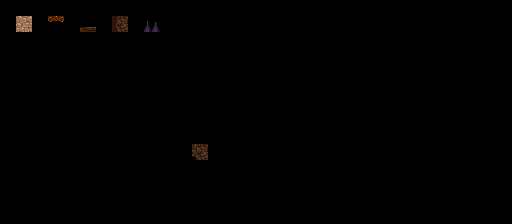

A 2D game scene composited from a Tiled map and its tileset images. What follows is a short description and the map's XML, with every tile layer's data as written:
An orthogonal 32x14 tile map with 16x16 px tiles, 4 tile layers (Regions, Input_Collision, Inputnot_Collision, Output1_World).

<map version="1.0" orientation="orthogonal" renderorder="right-down" width="32" height="14" tilewidth="16" tileheight="16" nextobjectid="21">
 <properties>
  <property name="NoOverlappingRules" value="1" />
 </properties>
 <tileset firstgid="1" name="MyTiles" tilewidth="16" tileheight="16" tilecount="200">
  <image source="MyTiles.png" width="160" height="320" />
  <terraintypes>
   <terrain name="Air" tile="0" />
   <terrain name="Block" tile="21" />
   <terrain name="Spikes" tile="53" />
  </terraintypes>
  <tile id="0" terrain="0,0,0,0" />
  <tile id="10" terrain="0,0,0,1" />
  <tile id="11" terrain="0,0,1,1" />
  <tile id="12" terrain="0,0,1,1" />
  <tile id="13" terrain="0,0,1,0" />
  <tile id="20" terrain="0,1,0,1" />
  <tile id="21" terrain="1,1,1,1" />
  <tile id="22" terrain="1,1,1,1" />
  <tile id="23" terrain="1,0,1,0" />
  <tile id="30" terrain="0,1,0,0" />
  <tile id="31" terrain="1,1,0,0" />
  <tile id="32" terrain="1,1,0,0" />
  <tile id="33" terrain="1,0,0,0" />
  <tile id="40" terrain="1,1,1,0" />
  <tile id="41" terrain="1,1,0,1" />
  <tile id="50" terrain="1,0,1,1" />
  <tile id="51" terrain="0,1,1,1" />
 </tileset>
 <layer name="Regions" width="32" height="14">
  <data encoding="csv">
0,0,0,0,0,0,0,0,0,0,0,0,0,0,0,0,0,0,0,0,0,0,0,0,0,0,0,0,0,0,0,0,
0,1,0,0,0,0,0,0,0,0,0,0,0,0,0,0,0,0,0,0,0,0,0,0,0,0,0,0,0,0,0,0,
0,0,0,0,0,0,0,0,0,0,0,0,0,0,0,0,0,0,0,0,0,0,0,0,0,0,0,0,0,0,0,0,
0,0,0,0,0,0,0,0,0,0,0,0,0,0,0,0,0,0,0,0,0,0,0,0,0,0,0,0,0,0,0,0,
0,0,0,0,0,0,0,0,0,0,0,0,0,0,0,0,0,0,0,0,0,0,0,0,0,0,0,0,0,0,0,0,
0,0,0,0,0,0,0,0,0,0,0,0,0,0,0,0,0,0,0,0,0,0,0,0,0,0,0,0,0,0,0,0,
0,0,0,0,0,0,0,0,0,0,0,0,0,0,0,0,0,0,0,0,0,0,0,0,0,0,0,0,0,0,0,0,
0,0,0,0,0,0,0,0,0,0,0,0,0,0,0,0,0,0,0,0,0,0,0,0,0,0,0,0,0,0,0,0,
0,0,0,0,0,0,0,0,0,0,0,0,0,0,0,0,0,0,0,0,0,0,0,0,0,0,0,0,0,0,0,0,
0,0,0,0,0,0,0,0,0,0,0,0,0,0,0,0,0,0,0,0,0,0,0,0,0,0,0,0,0,0,0,0,
0,0,0,0,0,0,0,0,0,0,0,0,0,0,0,0,0,0,0,0,0,0,0,0,0,0,0,0,0,0,0,0,
0,0,0,0,0,0,0,0,0,0,0,0,0,0,0,0,0,0,0,0,0,0,0,0,0,0,0,0,0,0,0,0,
0,0,0,0,0,0,0,0,0,0,0,0,0,0,0,0,0,0,0,0,0,0,0,0,0,0,0,0,0,0,0,0,
0,0,0,0,0,0,0,0,0,0,0,0,0,0,0,0,0,0,0,0,0,0,0,0,0,0,0,0,0,0,0,0
</data>
 </layer>
 <layer name="Input_Collision" width="32" height="14">
  <data encoding="csv">
0,0,0,0,0,0,0,0,0,0,0,0,0,0,0,0,0,0,0,0,0,0,0,0,0,0,0,0,0,0,0,0,
0,2,0,3,0,4,0,5,0,6,0,0,0,0,0,0,0,0,0,0,0,0,0,0,0,0,0,0,0,0,0,0,
0,0,0,0,0,0,0,0,0,0,0,0,0,0,0,0,0,0,0,0,0,0,0,0,0,0,0,0,0,0,0,0,
0,0,0,0,0,0,0,0,0,0,0,0,0,0,0,0,0,0,0,0,0,0,0,0,0,0,0,0,0,0,0,0,
0,0,0,0,0,0,0,0,0,0,0,0,0,0,0,0,0,0,0,0,0,0,0,0,0,0,0,0,0,0,0,0,
0,0,0,0,0,0,0,0,0,0,0,0,0,0,0,0,0,0,0,0,0,0,0,0,0,0,0,0,0,0,0,0,
0,0,0,0,0,0,0,0,0,0,0,0,0,0,0,0,0,0,0,0,0,0,0,0,0,0,0,0,0,0,0,0,
0,0,0,0,0,0,0,0,0,0,0,0,0,0,0,0,0,0,0,0,0,0,0,0,0,0,0,0,0,0,0,0,
0,0,0,0,0,0,0,0,0,0,0,0,0,0,0,0,0,0,0,0,0,0,0,0,0,0,0,0,0,0,0,0,
0,0,0,0,0,0,0,0,0,0,0,0,0,0,0,0,0,0,0,0,0,0,0,0,0,0,0,0,0,0,0,0,
0,0,0,0,0,0,0,0,0,0,0,0,0,0,0,0,0,0,0,0,0,0,0,0,0,0,0,0,0,0,0,0,
0,0,0,0,0,0,0,0,0,0,0,0,0,0,0,0,0,0,0,0,0,0,0,0,0,0,0,0,0,0,0,0,
0,0,0,0,0,0,0,0,0,0,0,0,0,0,0,0,0,0,0,0,0,0,0,0,0,0,0,0,0,0,0,0,
0,0,0,0,0,0,0,0,0,0,0,0,0,0,0,0,0,0,0,0,0,0,0,0,0,0,0,0,0,0,0,0
</data>
 </layer>
 <layer name="Inputnot_Collision" width="32" height="14">
  <data encoding="csv">
0,0,0,0,0,0,0,0,0,0,0,0,0,0,0,0,0,0,0,0,0,0,0,0,0,0,0,0,0,0,0,0,
0,0,0,0,0,0,0,0,0,0,0,0,0,0,0,0,0,0,0,0,0,0,0,0,0,0,0,0,0,0,0,0,
0,0,0,0,0,0,0,0,0,0,0,0,0,0,0,0,0,0,0,0,0,0,0,0,0,0,0,0,0,0,0,0,
0,0,0,0,0,0,0,0,0,0,0,0,0,0,0,0,0,0,0,0,0,0,0,0,0,0,0,0,0,0,0,0,
0,0,0,0,0,0,0,0,0,0,0,0,0,0,0,0,0,0,0,0,0,0,0,0,0,0,0,0,0,0,0,0,
0,0,0,0,0,0,0,0,0,0,0,0,0,0,0,0,0,0,0,0,0,0,0,0,0,0,0,0,0,0,0,0,
0,0,0,0,0,0,0,0,0,0,0,0,0,0,0,0,0,0,0,0,0,0,0,0,0,0,0,0,0,0,0,0,
0,0,0,0,0,0,0,0,0,0,0,0,0,0,0,0,0,0,0,0,0,0,0,0,0,0,0,0,0,0,0,0,
0,0,0,0,0,0,0,0,0,0,0,0,0,0,0,0,0,0,0,0,0,0,0,0,0,0,0,0,0,0,0,0,
0,0,0,0,0,0,0,0,0,0,0,0,0,0,0,0,0,0,0,0,0,0,0,0,0,0,0,0,0,0,0,0,
0,0,0,0,0,0,0,0,0,0,0,0,0,0,0,0,0,0,0,0,0,0,0,0,0,0,0,0,0,0,0,0,
0,0,0,0,0,0,0,0,0,0,0,0,0,0,0,0,0,0,0,0,0,0,0,0,0,0,0,0,0,0,0,0,
0,0,0,0,0,0,0,0,0,0,0,0,0,0,0,0,0,0,0,0,0,0,0,0,0,0,0,0,0,0,0,0,
0,0,0,0,0,0,0,0,0,0,0,0,0,0,0,0,0,0,0,0,0,0,0,0,0,0,0,0,0,0,0,0
</data>
 </layer>
 <layer name="Output1_World" width="32" height="14">
  <data encoding="csv">
0,0,0,0,0,0,0,0,0,0,0,0,0,0,0,0,0,0,0,0,0,0,0,0,0,0,0,0,0,0,0,0,
0,51,0,72,0,82,0,101,0,50,0,0,0,0,0,0,0,0,0,0,0,0,0,0,0,0,0,0,0,0,0,0,
0,0,0,0,0,0,0,0,0,0,0,0,0,0,0,0,0,0,0,0,0,0,0,0,0,0,0,0,0,0,0,0,
0,0,0,0,0,0,0,0,0,0,0,0,0,0,0,0,0,0,0,0,0,0,0,0,0,0,0,0,0,0,0,0,
0,0,0,0,0,0,0,0,0,0,0,0,0,0,0,0,0,0,0,0,0,0,0,0,0,0,0,0,0,0,0,0,
0,0,0,85,0,0,0,0,0,0,0,0,0,0,0,0,0,0,122,0,121,0,0,0,0,0,0,0,0,0,0,0,
0,0,0,0,0,0,0,0,0,0,0,0,0,0,0,0,0,0,0,0,0,0,0,0,0,0,0,0,0,0,0,0,
0,0,0,0,0,0,0,0,0,0,0,0,0,0,0,0,0,0,0,0,0,0,0,0,0,0,0,0,0,0,0,0,
0,0,0,0,0,0,0,0,0,0,0,0,0,0,0,0,0,0,0,0,0,0,0,0,0,0,0,0,0,0,0,0,
0,0,0,0,0,0,0,0,0,0,0,0,95,0,0,0,96,0,0,0,0,0,0,0,0,0,0,0,0,0,0,0,
0,0,0,0,0,0,0,0,0,0,0,0,0,0,0,0,0,0,0,0,0,0,0,0,0,0,0,0,0,0,0,0,
0,0,0,0,0,0,0,0,0,0,0,0,0,0,0,0,0,0,0,0,0,0,0,0,0,0,0,0,0,0,0,0,
0,0,0,0,0,0,0,0,0,0,0,0,0,0,0,0,0,0,0,0,0,0,0,0,0,0,0,0,0,0,0,0,
0,0,0,0,0,0,0,0,0,0,0,0,0,0,0,0,0,0,0,0,0,0,0,0,0,0,0,0,0,0,0,0
</data>
 </layer>
</map>
